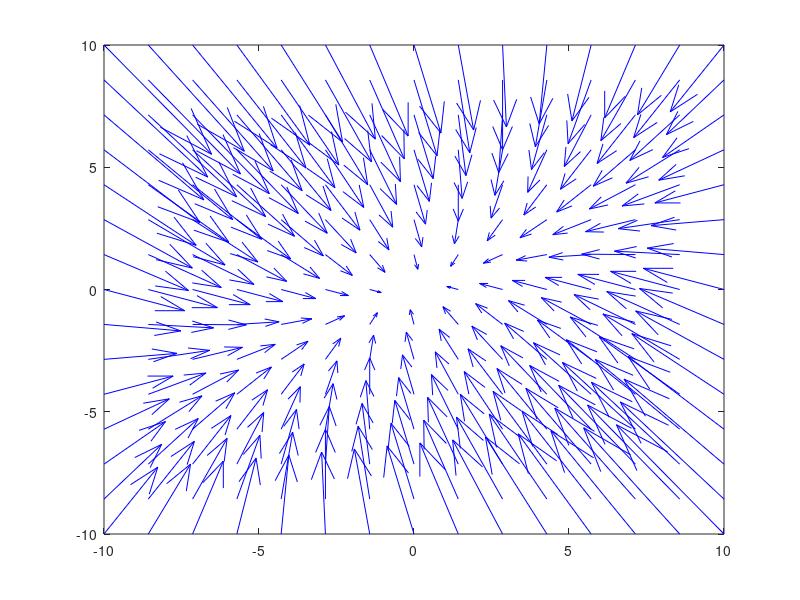

This figure's MATLAB source: (Note: this script raises an error after producing the figure.)
rng(42);
%% Дана система

f = @(x) [
    -3*x(1)+x(2);...
    x(1)-4*x(2)-atan(2*x(2))
    ];

%% Линеаризация системы
A = @(x) [
    -3 1;
    1 -(6 + 16*x(2)^2)/(1 + 4*x(2)^2)
];

x0 = rand(2, 1); % Начальное приближение для решения f(x) = 0
x_ast = fsolve(f, x0); % найдём одно из положений равновесия

f_lin = @(x) A(x_ast) * (x - x_ast); % линеаризованая система


%% Исследование положения равновесия
lambda = eig(A(x_ast));

disp(lambda); % оба корня действительные и отрицательные, 
              % что значит равновесие типа "узел"

s = linspace(-10, 10, 15);

[x, y] = meshgrid(s, s);

u = zeros(size(x));
v = zeros(size(y));

for i = 1:numel(x)
   dx = f([x(i), y(i)]);
   u(i) = dx(1);
   v(i) = dx(2);
end

h = figure;
quiver(x, y, u, v, 3, 'b');
ax = h.CurrentAxes;
set(ax, 'XAxisLocation', 'origin');
set(ax, 'YAxisLocation', 'origin');
title("Фазовая диаграмма системы");
xlabel("x1");
ylabel("x2");
axis tight equal;
grid on

%% Построим графики систем
t0 = 0;
tf = 10;
tspan = [t0 tf]; % пределы графика

%% Исходная система
[t, y] = ode45(@(t, x) f(x), tspan, x0);

figure
plot(t, y);
title("Исходная система");
subtitle(sprintf('x_0 = [%0.3f %0.3f]', x0));
xlabel('t');
ylabel('x');
legend('x_1', 'x_2');
grid on

%% Линеаризованая система
[t, y] = ode45(@(t, x) f_lin(x), tspan, x0);

figure
plot(t, y);
title("Линеаризованая система");
subtitle(sprintf('x_0 = [%0.3f %0.3f]', x0));
xlabel('t');
ylabel('x');
legend('x_1', 'x_2');
grid on

%% Окончание выполнения
input("press any key\n");
close all